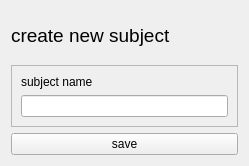
<?xml version="1.0" encoding="UTF-8"?>
<ui version="4.0">
 <class>Form</class>
 <widget class="QWidget" name="Form">
  <property name="geometry">
   <rect>
    <x>0</x>
    <y>0</y>
    <width>249</width>
    <height>166</height>
   </rect>
  </property>
  <property name="windowTitle">
   <string>Form</string>
  </property>
  <layout class="QVBoxLayout" name="verticalLayout_2">
   <item>
    <widget class="QLabel" name="main_label">
     <property name="font">
      <font>
       <pointsize>14</pointsize>
      </font>
     </property>
     <property name="text">
      <string>create new subject</string>
     </property>
    </widget>
   </item>
   <item>
    <widget class="QFrame" name="subject_frame">
     <property name="frameShape">
      <enum>QFrame::Shape::StyledPanel</enum>
     </property>
     <property name="frameShadow">
      <enum>QFrame::Shadow::Raised</enum>
     </property>
     <layout class="QVBoxLayout" name="verticalLayout">
      <item>
       <widget class="QLabel" name="subject_name_label">
        <property name="text">
         <string>subject name</string>
        </property>
       </widget>
      </item>
      <item>
       <widget class="QLineEdit" name="subject_name_entry"/>
      </item>
     </layout>
    </widget>
   </item>
   <item>
    <widget class="QPushButton" name="save_btn">
     <property name="text">
      <string>save</string>
     </property>
    </widget>
   </item>
  </layout>
 </widget>
 <resources/>
 <connections/>
</ui>
